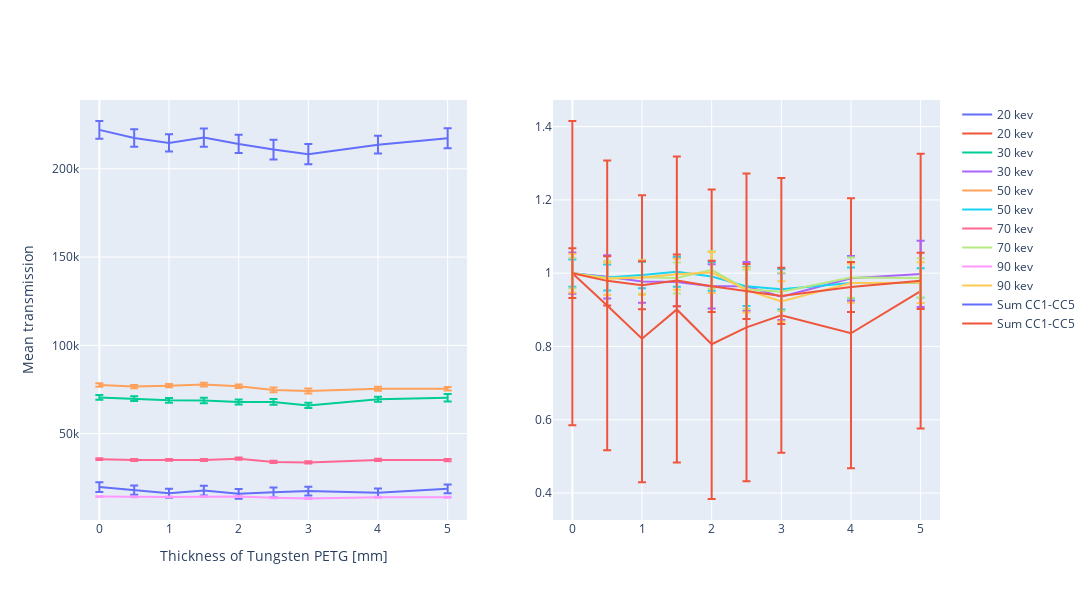

Notebook code cell kept with this figure:
### Markdown cell above
## Plotly figures

### Code cell
import plotly.graph_objects as go
from plotly.subplots import make_subplots


fig = make_subplots(rows=1, cols=2)

for bin_id in [0,1,2,3,4,6]: # skip bin 5

    df_bin = df[df["bin_id"] == bin_id]
    thickness = df_bin["thickness"]
    T_mean = df_bin["T_mean"]
    T_std = df_bin["T_error"]
    T_mean_norm = df_bin["T_mean_norm"]
    T_std_norm = df_bin["T_std"]/df_bin["T_mean"].values[0]
    
    fig.add_trace(
        go.Scatter(
            x=thickness,
            y=T_mean,
            error_y=dict(
                type="data",
                array=T_std,
                visible=True,
            ),
            mode="lines",
            name=BIN_LABELS[bin_id],
        ),
        row=1, col=1,
    )
    
    fig.add_trace(
        go.Scatter(
            x=thickness,
            y=T_mean_norm,
            error_y=dict(
                type="data",
                array=T_std_norm,
                visible=True,
            ),
            mode="lines",
            name=BIN_LABELS[bin_id],
        ),
        row=1, col=2,
    )

fig.update_layout(
    xaxis_title="Thickness of Tungsten PETG [mm]",
    yaxis_title="Mean transmission",
    showlegend=True,
)

fig.update_layout(height=600, width=1200)
fig.show()

### Figure 1 — Plotly figure (JSON) as saved in the notebook; plotly's stock layout.template omitted (floating-point values rounded to 4 significant figures)
{"data": [{"error_y": {"array": [2729.0, 2599.0, 2574.0, 2744.0, 2776.0, 2759.0, 2464.0, 2420.0, 2463.0], "type": "data", "visible": true}, "mode": "lines", "name": "20 kev", "type": "scatter", "x": [0, 0.5, 1, 1.5, 2, 2.5, 3, 4, 5], "xaxis": "x", "y": [19720.0, 17990.0, 16190.0, 17770.0, 15900.0, 16800.0, 17440.0, 16480.0, 18760.0], "yaxis": "y"}, {"error_y": {"array": [0.4153, 0.3954, 0.3916, 0.4175, 0.4223, 0.4198, 0.3749, 0.3683, 0.3747], "type": "data", "visible": true}, "mode": "lines", "name": "20 kev", "type": "scatter", "x": [0, 0.5, 1, 1.5, 2, 2.5, 3, 4, 5], "xaxis": "x2", "y": [1, 0.912, 0.821, 0.901, 0.806, 0.852, 0.885, 0.836, 0.951], "yaxis": "y2"}, {"error_y": {"array": [1320.0, 1387.0, 1356.0, 1563.0, 1415.0, 1568.0, 1502.0, 1433.0, 2129.0], "type": "data", "visible": true}, "mode": "lines", "name": "30 kev", "type": "scatter", "x": [0, 0.5, 1, 1.5, 2, 2.5, 3, 4, 5], "xaxis": "x", "y": [70500.0, 69820.0, 68890.0, 68830.0, 67980.0, 67980.0, 65980.0, 69500.0, 70330.0], "yaxis": "y"}, {"error_y": {"array": [0.05617, 0.059, 0.05771, 0.06652, 0.0602, 0.06674, 0.06392, 0.06096, 0.09059], "type": "data", "visible": true}, "mode": "lines", "name": "30 kev", "type": "scatter", "x": [0, 0.5, 1, 1.5, 2, 2.5, 3, 4, 5], "xaxis": "x2", "y": [1, 0.99, 0.977, 0.976, 0.964, 0.964, 0.936, 0.986, 0.998], "yaxis": "y2"}, {"error_y": {"array": [957.5, 921.0, 939.4, 1062.0, 1012.0, 1388.0, 1425.0, 1097.0, 1040.0], "type": "data", "visible": true}, "mode": "lines", "name": "50 kev", "type": "scatter", "x": [0, 0.5, 1, 1.5, 2, 2.5, 3, 4, 5], "xaxis": "x", "y": [77520.0, 76620.0, 77150.0, 77820.0, 76830.0, 74770.0, 74100.0, 75410.0, 75420.0], "yaxis": "y"}, {"error_y": {"array": [0.03706, 0.03564, 0.03636, 0.04112, 0.03915, 0.05373, 0.05514, 0.04244, 0.04024], "type": "data", "visible": true}, "mode": "lines", "name": "50 kev", "type": "scatter", "x": [0, 0.5, 1, 1.5, 2, 2.5, 3, 4, 5], "xaxis": "x2", "y": [1, 0.988, 0.995, 1.004, 0.991, 0.964, 0.956, 0.973, 0.973], "yaxis": "y2"}, {"error_y": {"array": [497.0, 546.4, 533.3, 501.6, 600.4, 638.5, 619.5, 650.2, 639.8], "type": "data", "visible": true}, "mode": "lines", "name": "70 kev", "type": "scatter", "x": [0, 0.5, 1, 1.5, 2, 2.5, 3, 4, 5], "xaxis": "x", "y": [35520.0, 35070.0, 35130.0, 35070.0, 35830.0, 33950.0, 33720.0, 35100.0, 35050.0], "yaxis": "y"}, {"error_y": {"array": [0.04198, 0.04615, 0.04504, 0.04236, 0.05071, 0.05393, 0.05232, 0.05491, 0.05403], "type": "data", "visible": true}, "mode": "lines", "name": "70 kev", "type": "scatter", "x": [0, 0.5, 1, 1.5, 2, 2.5, 3, 4, 5], "xaxis": "x2", "y": [1, 0.987, 0.989, 0.987, 1.009, 0.956, 0.949, 0.988, 0.987], "yaxis": "y2"}, {"error_y": {"array": [251.0, 211.6, 224.9, 203.3, 267.7, 294.0, 264.0, 256.7, 266.3], "type": "data", "visible": true}, "mode": "lines", "name": "90 kev", "type": "scatter", "x": [0, 0.5, 1, 1.5, 2, 2.5, 3, 4, 5], "xaxis": "x", "y": [14340.0, 14120.0, 14170.0, 14290.0, 14370.0, 13690.0, 13240.0, 13960.0, 13980.0], "yaxis": "y"}, {"error_y": {"array": [0.05251, 0.04428, 0.04705, 0.04253, 0.05601, 0.06151, 0.05522, 0.0537, 0.0557], "type": "data", "visible": true}, "mode": "lines", "name": "90 kev", "type": "scatter", "x": [0, 0.5, 1, 1.5, 2, 2.5, 3, 4, 5], "xaxis": "x2", "y": [1, 0.985, 0.988, 0.997, 1.002, 0.954, 0.923, 0.973, 0.974], "yaxis": "y2"}, {"error_y": {"array": [5013.0, 4991.0, 4848.0, 5228.0, 5176.0, 5542.0, 5672.0, 5054.0, 5681.0], "type": "data", "visible": true}, "mode": "lines", "name": "Sum CC1-CC5", "type": "scatter", "x": [0, 0.5, 1, 1.5, 2, 2.5, 3, 4, 5], "xaxis": "x", "y": [222100.0, 217500.0, 214700.0, 217600.0, 214000.0, 210900.0, 208300.0, 213600.0, 217300.0], "yaxis": "y"}, {"error_y": {"array": [0.06772, 0.06743, 0.0655, 0.07063, 0.06993, 0.07487, 0.07663, 0.06827, 0.07675], "type": "data", "visible": true}, "mode": "lines", "name": "Sum CC1-CC5", "type": "scatter", "x": [0, 0.5, 1, 1.5, 2, 2.5, 3, 4, 5], "xaxis": "x2", "y": [1, 0.979, 0.967, 0.98, 0.964, 0.95, 0.938, 0.962, 0.979], "yaxis": "y2"}], "layout": {"height": 600, "showlegend": true, "width": 1200, "xaxis": {"anchor": "y", "domain": [0, 0.45], "title": {"text": "Thickness of Tungsten PETG [mm]"}}, "xaxis2": {"anchor": "y2", "domain": [0.55, 1]}, "yaxis": {"anchor": "x", "domain": [0, 1], "title": {"text": "Mean transmission"}}, "yaxis2": {"anchor": "x2", "domain": [0, 1]}}}
